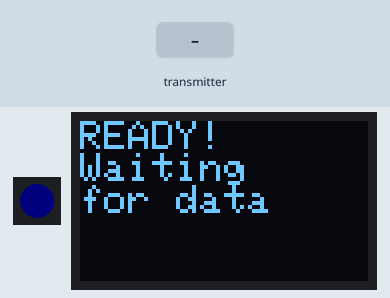
This sketch was run on a simulated ESP32-C3. Shown: 1 RGB LEDs in strip order, left to right, 72×40 one-colour display. The test bench sets the inputs (shaded band). Dim RGB values are drawn brighter than linear; storage starts empty; what the sketch prints to the serial monitor is not drawn.

Above: at 2.2 s.
At 5.6 s:
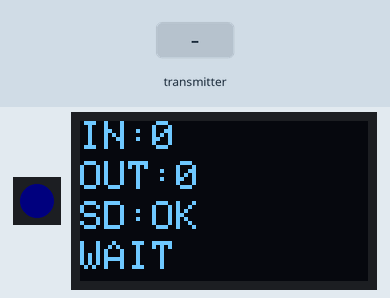
5.7 s: the transmitter starts sending timestamp = 0
At 6.02 s:
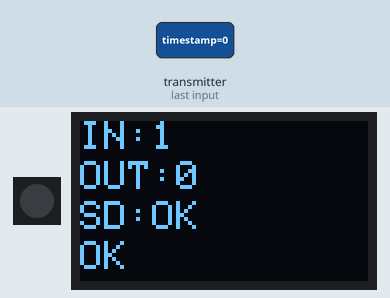
At 6.52 s:
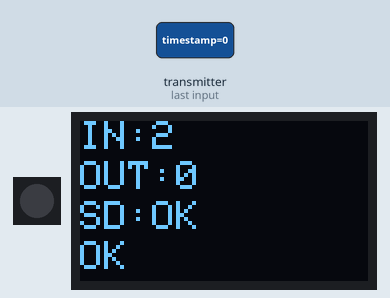
Timing chart, 0 to 8.7 s (numbered marks = the images above; inputs shaded):
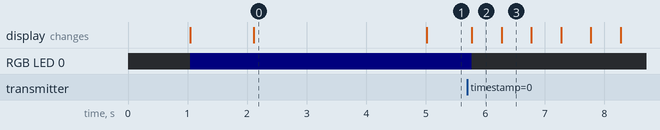

The sketch:

ESP32_C3_Datalogger.ino
```cpp
/*
 * ESP32_C3_Datalogger.ino
 *
 * ESP32-C3 OLED 0.42" Datalogger für Indoor/Outdoor ESP-NOW Sensoren
 *
 * Hardware:
 * - ESP32-C3 mit 0.42" OLED Display (72x40 px)
 * - SD-Karte: MISO=7, CLK=6, MOSI=5, CS=4
 * - RGB LED (WS2812): Pin 3
 *
 * Features:
 * - Empfängt ESP-NOW Daten von Indoor/Outdoor Sensoren
 * - Speichert alle Daten als CSV auf SD-Karte
 * - OLED zeigt: Indoor/Outdoor Datensatz-Counter
 * - RGB LED Status:
 *   - BLAU:   Keine Daten von beiden Sensoren
 *   - AUS:    Normalbetrieb (Daten OK)
 *   - ROT:    Timeout erkannt
 */

#include <WiFi.h>
#include <esp_now.h>
#include <esp_wifi.h>
#include <SD.h>
#include <SPI.h>
#include <Adafruit_GFX.h>
#include <Adafruit_SSD1306.h>
#include <Adafruit_NeoPixel.h>

// ==================== KONFIGURATION ====================

// ESP-NOW
#define ESPNOW_CHANNEL 1

// SD-Karte Pins
#define SD_MISO 7
#define SD_CLK  6
#define SD_MOSI 5
#define SD_CS   4

// RGB LED (WS2812)
#define RGB_PIN 3
#define RGB_COUNT 1

// OLED Display (0.42" - 72x40 px)
#define SCREEN_WIDTH 72
#define SCREEN_HEIGHT 40
#define OLED_RESET -1
#define SCREEN_ADDRESS 0x3C

// CSV Dateien
#define INDOOR_CSV_FILE  "/indoor_log.csv"
#define OUTDOOR_CSV_FILE "/outdoor_log.csv"

// Timeout (2.1 × Sleep-Zeit, wie im Master)
#define TIMEOUT_MULTIPLIER 2.1

// ==================== DATENSTRUKTUREN ====================

// Indoor Sensor (mit Luftfeuchtigkeit)
typedef struct sensor_data_indoor {
    uint32_t timestamp;
    float temperature;
    float pressure;
    float humidity;
    uint8_t am2321_readings;
    uint16_t battery_voltage;
    uint16_t duration;
    uint8_t battery_warning;
    uint8_t sensor_error;
    uint8_t reset_reason;
    uint8_t sensor_type;
    uint16_t sleep_time_sec;
} sensor_data_indoor;

// Outdoor Sensor (ohne Luftfeuchtigkeit)
typedef struct sensor_data_outdoor {
    uint32_t timestamp;
    float temperature;
    float pressure;
    uint16_t battery_voltage;
    uint16_t duration;
    uint8_t battery_warning;
    uint8_t sensor_error;
    uint8_t reset_reason;
    uint8_t sensor_type;
    uint16_t sleep_time_sec;
} sensor_data_outdoor;

// ==================== GLOBALE VARIABLEN ====================

// Hardware
Adafruit_SSD1306 display(SCREEN_WIDTH, SCREEN_HEIGHT, &Wire, OLED_RESET);
Adafruit_NeoPixel pixel(RGB_COUNT, RGB_PIN, NEO_GRB + NEO_KHZ800);

// Daten
sensor_data_indoor indoorData;
sensor_data_outdoor outdoorData;

// Status
bool indoorReceived = false;
bool outdoorReceived = false;
unsigned long lastIndoorTime = 0;
unsigned long lastOutdoorTime = 0;
uint32_t indoorCount = 0;
uint32_t outdoorCount = 0;

// SD-Karte
bool sdCardOK = false;

// RGB LED Farben
#define COLOR_OFF     pixel.Color(0, 0, 0)
#define COLOR_BLUE    pixel.Color(0, 0, 50)
#define COLOR_RED     pixel.Color(50, 0, 0)
#define COLOR_GREEN   pixel.Color(0, 50, 0)

// ==================== ESP-NOW CALLBACK ====================

void onDataRecv(const esp_now_recv_info* recv_info, const uint8_t *data, int data_len) {
    unsigned long now = millis();

    // Indoor oder Outdoor anhand der Größe erkennen
    bool isIndoor = (data_len >= sizeof(sensor_data_indoor));

    if (isIndoor) {
        // Indoor Daten
        memcpy(&indoorData, data, min((int)sizeof(indoorData), data_len));

        indoorReceived = true;
        lastIndoorTime = now;
        indoorCount++;

        // Auf SD-Karte speichern
        logIndoorData();

        Serial.println("\n=== Indoor Data ===");
        Serial.printf("Temp: %.1f°C, Hum: %.1f%%, Press: %.1f mbar\n",
                     indoorData.temperature, indoorData.humidity, indoorData.pressure);
        Serial.printf("Battery: %d mV, Count: %lu\n",
                     indoorData.battery_voltage, indoorCount);

    } else {
        // Outdoor Daten
        memcpy(&outdoorData, data, min((int)sizeof(outdoorData), data_len));

        outdoorReceived = true;
        lastOutdoorTime = now;
        outdoorCount++;

        // Auf SD-Karte speichern
        logOutdoorData();

        Serial.println("\n=== Outdoor Data ===");
        Serial.printf("Temp: %.1f°C, Press: %.1f mbar\n",
                     outdoorData.temperature, outdoorData.pressure);
        Serial.printf("Battery: %d mV, Count: %lu\n",
                     outdoorData.battery_voltage, outdoorCount);
    }

    // Display aktualisieren
    updateDisplay();

    // LED Status aktualisieren
    updateLED();
}

// ==================== SD-KARTE FUNKTIONEN ====================

bool initSDCard() {
    Serial.println("\n[SD] Initializing SD card...");

    SPI.begin(SD_CLK, SD_MISO, SD_MOSI, SD_CS);

    if (!SD.begin(SD_CS)) {
        Serial.println("[SD] Card Mount Failed!");
        return false;
    }

    uint8_t cardType = SD.cardType();
    if (cardType == CARD_NONE) {
        Serial.println("[SD] No SD card attached");
        return false;
    }

    Serial.print("[SD] Card Type: ");
    if (cardType == CARD_MMC) {
        Serial.println("MMC");
    } else if (cardType == CARD_SD) {
        Serial.println("SDSC");
    } else if (cardType == CARD_SDHC) {
        Serial.println("SDHC");
    } else {
        Serial.println("UNKNOWN");
    }

    uint64_t cardSize = SD.cardSize() / (1024 * 1024);
    Serial.printf("[SD] Size: %lluMB\n", cardSize);

    // CSV Header erstellen falls Dateien nicht existieren
    createCSVHeaders();

    return true;
}

void createCSVHeaders() {
    // Indoor CSV Header
    if (!SD.exists(INDOOR_CSV_FILE)) {
        File file = SD.open(INDOOR_CSV_FILE, FILE_WRITE);
        if (file) {
            file.println("Timestamp,Date,Time,Temperature,Humidity,Pressure,Battery_mV,Battery_Warning,RSSI,Sleep_Sec,Duration_ms,Error,Reset_Reason");
            file.close();
            Serial.println("[SD] Indoor CSV header created");
        }
    }

    // Outdoor CSV Header
    if (!SD.exists(OUTDOOR_CSV_FILE)) {
        File file = SD.open(OUTDOOR_CSV_FILE, FILE_WRITE);
        if (file) {
            file.println("Timestamp,Date,Time,Temperature,Pressure,Battery_mV,Battery_Warning,RSSI,Sleep_Sec,Duration_ms,Error,Reset_Reason");
            file.close();
            Serial.println("[SD] Outdoor CSV header created");
        }
    }
}

void logIndoorData() {
    if (!sdCardOK) return;

    File file = SD.open(INDOOR_CSV_FILE, FILE_APPEND);
    if (!file) {
        Serial.println("[SD] Failed to open indoor log");
        return;
    }

    // Timestamp (Unix-Zeit wäre besser, aber wir haben nur millis())
    unsigned long ts = millis();

    // CSV Zeile: Timestamp,Date,Time,Temp,Hum,Press,Batt,Warning,RSSI,Sleep,Duration,Error,Reset
    char line[256];
    snprintf(line, sizeof(line), "%lu,,,%.2f,%.2f,%.2f,%u,%u,,%u,%u,%u,%u",
             ts,
             indoorData.temperature,
             indoorData.humidity,
             indoorData.pressure,
             indoorData.battery_voltage,
             indoorData.battery_warning,
             indoorData.sleep_time_sec,
             indoorData.duration,
             indoorData.sensor_error,
             indoorData.reset_reason);

    file.println(line);
    file.close();

    Serial.printf("[SD] Indoor logged: %s\n", line);
}

void logOutdoorData() {
    if (!sdCardOK) return;

    File file = SD.open(OUTDOOR_CSV_FILE, FILE_APPEND);
    if (!file) {
        Serial.println("[SD] Failed to open outdoor log");
        return;
    }

    // Timestamp
    unsigned long ts = millis();

    // CSV Zeile: Timestamp,Date,Time,Temp,Press,Batt,Warning,RSSI,Sleep,Duration,Error,Reset
    char line[256];
    snprintf(line, sizeof(line), "%lu,,,%.2f,%.2f,%u,%u,,%u,%u,%u,%u",
             ts,
             outdoorData.temperature,
             outdoorData.pressure,
             outdoorData.battery_voltage,
             outdoorData.battery_warning,
             outdoorData.sleep_time_sec,
             outdoorData.duration,
             outdoorData.sensor_error,
             outdoorData.reset_reason);

    file.println(line);
    file.close();

    Serial.printf("[SD] Outdoor logged: %s\n", line);
}

// ==================== DISPLAY FUNKTIONEN ====================

void updateDisplay() {
    display.clearDisplay();

    // Kleine Schrift für 72x40 Display
    display.setTextSize(1);
    display.setTextColor(SSD1306_WHITE);

    // Zeile 1: Indoor Count
    display.setCursor(0, 0);
    display.print("IN:");
    display.print(indoorCount);

    // Zeile 2: Outdoor Count
    display.setCursor(0, 10);
    display.print("OUT:");
    display.print(outdoorCount);

    // Zeile 3: SD Status
    display.setCursor(0, 20);
    if (sdCardOK) {
        display.print("SD:OK");
    } else {
        display.print("SD:ERR");
    }

    // Zeile 4: Timeout Status
    display.setCursor(0, 30);
    if (!indoorReceived && !outdoorReceived) {
        display.print("WAIT");
    } else if (checkTimeout()) {
        display.print("TIMEOUT!");
    } else {
        display.print("OK");
    }

    display.display();
}

// ==================== LED FUNKTIONEN ====================

void updateLED() {
    // BLAU: Noch keine Daten von beiden
    if (!indoorReceived && !outdoorReceived) {
        pixel.setPixelColor(0, COLOR_BLUE);
        pixel.show();
        return;
    }

    // ROT: Timeout
    if (checkTimeout()) {
        pixel.setPixelColor(0, COLOR_RED);
        pixel.show();
        return;
    }

    // AUS: Normalbetrieb
    pixel.setPixelColor(0, COLOR_OFF);
    pixel.show();
}

// ==================== TIMEOUT-ERKENNUNG ====================

bool checkTimeout() {
    unsigned long now = millis();
    bool timeout = false;

    // Indoor Timeout prüfen
    if (indoorReceived) {
        unsigned long timeSince = (now - lastIndoorTime) / 1000; // Sekunden
        uint16_t timeoutSec = indoorData.sleep_time_sec * TIMEOUT_MULTIPLIER;
        if (timeSince > timeoutSec) {
            timeout = true;
        }
    }

    // Outdoor Timeout prüfen
    if (outdoorReceived) {
        unsigned long timeSince = (now - lastOutdoorTime) / 1000; // Sekunden
        uint16_t timeoutSec = outdoorData.sleep_time_sec * TIMEOUT_MULTIPLIER;
        if (timeSince > timeoutSec) {
            timeout = true;
        }
    }

    return timeout;
}

// ==================== SETUP ====================

void setup() {
    Serial.begin(115200);
    delay(1000);

    Serial.println("\n\n========================================");
    Serial.println("   ESP32-C3 ESP-NOW Datalogger");
    Serial.println("========================================\n");

    // ========== RGB LED initialisieren ==========
    Serial.println("[LED] Initializing RGB LED...");
    pixel.begin();
    pixel.setBrightness(20); // Niedrige Helligkeit
    pixel.setPixelColor(0, COLOR_BLUE); // Startzustand: BLAU
    pixel.show();

    // ========== Display initialisieren ==========
    Serial.println("[OLED] Initializing display...");
    if (!display.begin(SSD1306_SWITCHCAPVCC, SCREEN_ADDRESS)) {
        Serial.println("[OLED] SSD1306 allocation failed!");
        while (1); // Halt
    }

    display.clearDisplay();
    display.setTextSize(1);
    display.setTextColor(SSD1306_WHITE);
    display.setCursor(0, 0);
    display.println("Starting");
    display.println("Logger...");
    display.display();
    delay(1000);

    // ========== SD-Karte initialisieren ==========
    sdCardOK = initSDCard();

    if (!sdCardOK) {
        display.clearDisplay();
        display.setCursor(0, 0);
        display.println("SD CARD");
        display.println("ERROR!");
        display.display();
        pixel.setPixelColor(0, COLOR_RED);
        pixel.show();
        delay(3000);
    }

    // ========== WiFi & ESP-NOW initialisieren ==========
    Serial.println("\n[WiFi] Setting up ESP-NOW...");

    WiFi.mode(WIFI_STA);
    WiFi.disconnect();

    // Kanal setzen
    esp_wifi_set_promiscuous(true);
    esp_wifi_set_channel(ESPNOW_CHANNEL, WIFI_SECOND_CHAN_NONE);
    esp_wifi_set_promiscuous(false);

    Serial.print("[WiFi] MAC: ");
    Serial.println(WiFi.macAddress());
    Serial.printf("[WiFi] Channel: %d\n", ESPNOW_CHANNEL);

    // ESP-NOW initialisieren
    if (esp_now_init() != ESP_OK) {
        Serial.println("[ESP-NOW] Init failed!");
        display.clearDisplay();
        display.setCursor(0, 0);
        display.println("ESP-NOW");
        display.println("ERROR!");
        display.display();
        while (1);
    }

    esp_now_register_recv_cb(onDataRecv);
    Serial.println("[ESP-NOW] Initialized");

    // ========== Bereit ==========
    display.clearDisplay();
    display.setCursor(0, 0);
    display.println("READY!");
    display.println("Waiting");
    display.println("for data");
    display.display();

    Serial.println("\n[READY] Datalogger running!\n");
    Serial.println("Waiting for ESP-NOW data...\n");
}

// ==================== MAIN LOOP ====================

void loop() {
    // Periodisch Display & LED aktualisieren
    static unsigned long lastUpdate = 0;

    if (millis() - lastUpdate >= 5000) { // Alle 5 Sekunden
        lastUpdate = millis();
        updateDisplay();
        updateLED();

        // Debug-Ausgabe
        Serial.printf("[Status] Indoor: %lu, Outdoor: %lu, SD: %s\n",
                     indoorCount, outdoorCount, sdCardOK ? "OK" : "ERROR");
    }

    delay(100);
}
```

Measured:
- after the input at 5.7 s, RGB LED 0: RGB(0, 0, 4) → off after 0.08 s; the display: first changes after 0.08 s (image 2 shows a later state)
- what the display in image 0 shows lasts 2.9 s, from 2.1 s to 5.0 s
- what the display in image 2 shows lasts 0.5 s, from 5.8 s to 6.3 s
